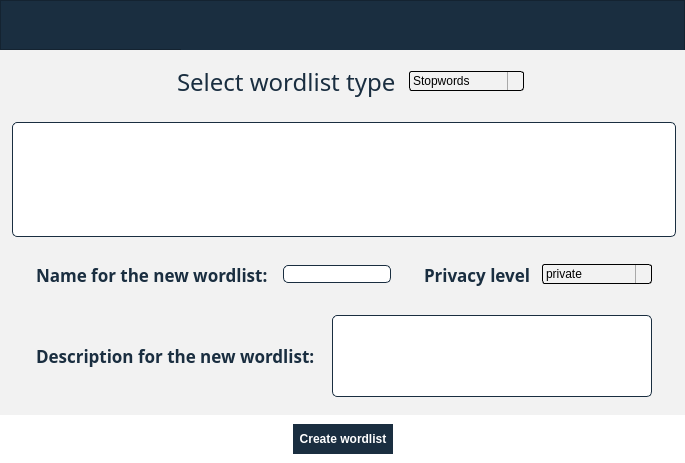
<?xml version="1.0" encoding="UTF-8"?>
<ui version="4.0">
 <class>Dialog</class>
 <widget class="QDialog" name="Dialog">
  <property name="geometry">
   <rect>
    <x>0</x>
    <y>0</y>
    <width>685</width>
    <height>463</height>
   </rect>
  </property>
  <property name="windowTitle">
   <string>Dialog</string>
  </property>
  <layout class="QVBoxLayout" name="verticalLayout_2">
   <property name="spacing">
    <number>0</number>
   </property>
   <property name="leftMargin">
    <number>0</number>
   </property>
   <property name="topMargin">
    <number>0</number>
   </property>
   <property name="rightMargin">
    <number>0</number>
   </property>
   <property name="bottomMargin">
    <number>0</number>
   </property>
   <item>
    <widget class="QFrame" name="background">
     <property name="styleSheet">
      <string notr="true">/* Tooltip */
QToolTip {
	color: #ffffff;
	background-color: #8FA4BF;
	border: 1px solid #1A2E40;
	background-image: none;
	background-position: left center;
    background-repeat: no-repeat;
	border: none;
	border-left: 2px solid #1A2E40;
	text-align: left;
	padding-left: 8px;
	margin: 0px;
}

/* Left Menu and title*/
#frame_top {	
	background-color: #1A2E40;
}

#frame_top_bar_right {	
	background-color: #1A2E40;
}

#frame_top_bar_left {	
	background-color: #1A2E40;
}


#frame_left_top_bar {
	background-color: transparent;
}

#frame_right_top_bar {
	background-color: transparent;
}

#frame_content{	
	background-color: #FFFFFF;
}



</string>
     </property>
     <property name="frameShape">
      <enum>QFrame::NoFrame</enum>
     </property>
     <property name="frameShadow">
      <enum>QFrame::Raised</enum>
     </property>
     <layout class="QVBoxLayout" name="verticalLayout_24">
      <property name="spacing">
       <number>0</number>
      </property>
      <property name="leftMargin">
       <number>0</number>
      </property>
      <property name="topMargin">
       <number>0</number>
      </property>
      <property name="rightMargin">
       <number>0</number>
      </property>
      <property name="bottomMargin">
       <number>0</number>
      </property>
      <item>
       <widget class="QFrame" name="frame_top">
        <property name="minimumSize">
         <size>
          <width>0</width>
          <height>50</height>
         </size>
        </property>
        <property name="maximumSize">
         <size>
          <width>16777215</width>
          <height>50</height>
         </size>
        </property>
        <property name="frameShape">
         <enum>QFrame::StyledPanel</enum>
        </property>
        <property name="frameShadow">
         <enum>QFrame::Raised</enum>
        </property>
        <layout class="QHBoxLayout" name="horizontalLayout_29">
         <property name="spacing">
          <number>0</number>
         </property>
         <property name="leftMargin">
          <number>0</number>
         </property>
         <property name="topMargin">
          <number>0</number>
         </property>
         <property name="rightMargin">
          <number>0</number>
         </property>
         <property name="bottomMargin">
          <number>0</number>
         </property>
         <item>
          <widget class="QFrame" name="frame_top_bar_left">
           <property name="minimumSize">
            <size>
             <width>180</width>
             <height>0</height>
            </size>
           </property>
           <property name="maximumSize">
            <size>
             <width>180</width>
             <height>16777215</height>
            </size>
           </property>
           <property name="frameShape">
            <enum>QFrame::NoFrame</enum>
           </property>
           <property name="frameShadow">
            <enum>QFrame::Raised</enum>
           </property>
           <layout class="QVBoxLayout" name="verticalLayout_6">
            <property name="spacing">
             <number>0</number>
            </property>
            <property name="leftMargin">
             <number>0</number>
            </property>
            <property name="topMargin">
             <number>0</number>
            </property>
            <property name="rightMargin">
             <number>0</number>
            </property>
            <property name="bottomMargin">
             <number>0</number>
            </property>
            <item>
             <widget class="QFrame" name="title_frame">
              <property name="minimumSize">
               <size>
                <width>0</width>
                <height>50</height>
               </size>
              </property>
              <property name="maximumSize">
               <size>
                <width>16777215</width>
                <height>50</height>
               </size>
              </property>
              <property name="frameShape">
               <enum>QFrame::NoFrame</enum>
              </property>
              <property name="frameShadow">
               <enum>QFrame::Raised</enum>
              </property>
              <layout class="QHBoxLayout" name="horizontalLayout_14">
               <property name="spacing">
                <number>0</number>
               </property>
               <property name="leftMargin">
                <number>0</number>
               </property>
               <property name="topMargin">
                <number>0</number>
               </property>
               <property name="rightMargin">
                <number>0</number>
               </property>
               <property name="bottomMargin">
                <number>0</number>
               </property>
               <item>
                <widget class="QLabel" name="label_logo_2">
                 <property name="text">
                  <string/>
                 </property>
                </widget>
               </item>
               <item>
                <widget class="QLabel" name="label_title_2">
                 <property name="text">
                  <string/>
                 </property>
                </widget>
               </item>
              </layout>
             </widget>
            </item>
           </layout>
          </widget>
         </item>
         <item>
          <widget class="QFrame" name="frame_top_bar_right">
           <property name="minimumSize">
            <size>
             <width>0</width>
             <height>50</height>
            </size>
           </property>
           <property name="maximumSize">
            <size>
             <width>16777215</width>
             <height>50</height>
            </size>
           </property>
           <property name="frameShape">
            <enum>QFrame::NoFrame</enum>
           </property>
           <property name="frameShadow">
            <enum>QFrame::Raised</enum>
           </property>
           <layout class="QHBoxLayout" name="horizontalLayout_18">
            <property name="spacing">
             <number>-1</number>
            </property>
            <property name="leftMargin">
             <number>12</number>
            </property>
            <property name="topMargin">
             <number>12</number>
            </property>
            <property name="rightMargin">
             <number>12</number>
            </property>
            <property name="bottomMargin">
             <number>12</number>
            </property>
            <item>
             <widget class="QFrame" name="frame_left_top_bar">
              <property name="minimumSize">
               <size>
                <width>0</width>
                <height>50</height>
               </size>
              </property>
              <property name="maximumSize">
               <size>
                <width>16777215</width>
                <height>50</height>
               </size>
              </property>
              <property name="frameShape">
               <enum>QFrame::StyledPanel</enum>
              </property>
              <property name="frameShadow">
               <enum>QFrame::Raised</enum>
              </property>
             </widget>
            </item>
            <item>
             <widget class="QFrame" name="frame_right_top_bar">
              <property name="minimumSize">
               <size>
                <width>0</width>
                <height>50</height>
               </size>
              </property>
              <property name="maximumSize">
               <size>
                <width>16777215</width>
                <height>50</height>
               </size>
              </property>
              <property name="frameShape">
               <enum>QFrame::StyledPanel</enum>
              </property>
              <property name="frameShadow">
               <enum>QFrame::Raised</enum>
              </property>
             </widget>
            </item>
           </layout>
          </widget>
         </item>
        </layout>
       </widget>
      </item>
      <item>
       <widget class="QFrame" name="frame_content">
        <property name="frameShape">
         <enum>QFrame::NoFrame</enum>
        </property>
        <property name="frameShadow">
         <enum>QFrame::Raised</enum>
        </property>
        <layout class="QVBoxLayout" name="verticalLayout">
         <property name="spacing">
          <number>0</number>
         </property>
         <property name="leftMargin">
          <number>0</number>
         </property>
         <property name="topMargin">
          <number>0</number>
         </property>
         <property name="rightMargin">
          <number>0</number>
         </property>
         <property name="bottomMargin">
          <number>0</number>
         </property>
         <item>
          <widget class="QFrame" name="frame_upper_top">
           <property name="maximumSize">
            <size>
             <width>16777215</width>
             <height>80</height>
            </size>
           </property>
           <property name="styleSheet">
            <string notr="true">background-color: #F2F2F2;
border:none;</string>
           </property>
           <property name="frameShape">
            <enum>QFrame::StyledPanel</enum>
           </property>
           <property name="frameShadow">
            <enum>QFrame::Raised</enum>
           </property>
           <layout class="QHBoxLayout" name="horizontalLayout_10">
            <item>
             <spacer name="horizontalSpacer">
              <property name="orientation">
               <enum>Qt::Horizontal</enum>
              </property>
              <property name="sizeHint" stdset="0">
               <size>
                <width>40</width>
                <height>20</height>
               </size>
              </property>
             </spacer>
            </item>
            <item>
             <widget class="QLabel" name="label_fields_to_include_6">
              <property name="sizePolicy">
               <sizepolicy hsizetype="Expanding" vsizetype="Fixed">
                <horstretch>0</horstretch>
                <verstretch>0</verstretch>
               </sizepolicy>
              </property>
              <property name="minimumSize">
               <size>
                <width>0</width>
                <height>45</height>
               </size>
              </property>
              <property name="maximumSize">
               <size>
                <width>300</width>
                <height>45</height>
               </size>
              </property>
              <property name="font">
               <font>
                <family>Avenir</family>
                <pointsize>18</pointsize>
                <weight>10</weight>
                <italic>false</italic>
                <bold>false</bold>
               </font>
              </property>
              <property name="styleSheet">
               <string notr="true">color:#1A2E40;
font: 87 18pt &quot;Avenir&quot;;
padding-left: 10px;</string>
              </property>
              <property name="text">
               <string>Select wordlist type</string>
              </property>
             </widget>
            </item>
            <item>
             <widget class="QComboBox" name="comboBox_wordlst_type">
              <property name="styleSheet">
               <string notr="true">/*COMBO BOX*/
QComboBox {
    border: 1px solid black;
    border-radius: 3px;
    padding: 1px 18px 1px 3px;
    min-width: 6em;
    background-color:#F2F2F2;
	color:black;
}


QComboBox:on { /* shift the text when the popup opens */
    padding-top: 3px;
    padding-left: 4px;
}

QComboBox::drop-down {
    subcontrol-origin: padding;
    subcontrol-position: top right;
    width: 15px;

    border-left-width: 1px;
    border-left-color: darkgray;
    border-left-style: solid; /* just a single line */
    border-top-right-radius: 3px; /* same radius as the QComboBox */
    border-bottom-right-radius: 3px;
}

</string>
              </property>
              <item>
               <property name="text">
                <string>Stopwords</string>
               </property>
              </item>
              <item>
               <property name="text">
                <string>Equivalences</string>
               </property>
              </item>
              <item>
               <property name="text">
                <string>Keywords</string>
               </property>
              </item>
             </widget>
            </item>
            <item>
             <spacer name="horizontalSpacer_2">
              <property name="orientation">
               <enum>Qt::Horizontal</enum>
              </property>
              <property name="sizeHint" stdset="0">
               <size>
                <width>40</width>
                <height>20</height>
               </size>
              </property>
             </spacer>
            </item>
           </layout>
          </widget>
         </item>
         <item>
          <widget class="QFrame" name="frame_4">
           <property name="styleSheet">
            <string notr="true">background-color: #F2F2F2;
border:none;
</string>
           </property>
           <property name="frameShape">
            <enum>QFrame::StyledPanel</enum>
           </property>
           <property name="frameShadow">
            <enum>QFrame::Raised</enum>
           </property>
           <layout class="QHBoxLayout" name="horizontalLayout_2">
            <property name="spacing">
             <number>0</number>
            </property>
            <property name="leftMargin">
             <number>0</number>
            </property>
            <property name="topMargin">
             <number>0</number>
            </property>
            <property name="rightMargin">
             <number>0</number>
            </property>
            <property name="bottomMargin">
             <number>0</number>
            </property>
            <item>
             <widget class="QFrame" name="frame_3">
              <property name="styleSheet">
               <string notr="true">background-color: #F2F2F2;
border:none;
</string>
              </property>
              <property name="frameShape">
               <enum>QFrame::StyledPanel</enum>
              </property>
              <property name="frameShadow">
               <enum>QFrame::Raised</enum>
              </property>
              <layout class="QVBoxLayout" name="verticalLayout_3">
               <property name="leftMargin">
                <number>12</number>
               </property>
               <item>
                <widget class="QTextEdit" name="textEdit_wordlst">
                 <property name="styleSheet">
                  <string notr="true">QTextEdit {	
	background-color: #FFFFFF;
	font: 87 italic 12pt &quot;Avenir&quot;;
	border-radius: 5px;
	border: 1px solid #1A2E40;
	color:black;
}</string>
                 </property>
                </widget>
               </item>
               <item>
                <widget class="QFrame" name="frame">
                 <property name="styleSheet">
                  <string notr="true">background-color: #F2F2F2;
border:none;</string>
                 </property>
                 <property name="frameShape">
                  <enum>QFrame::StyledPanel</enum>
                 </property>
                 <property name="frameShadow">
                  <enum>QFrame::Raised</enum>
                 </property>
                 <layout class="QVBoxLayout" name="verticalLayout_4">
                  <property name="spacing">
                   <number>0</number>
                  </property>
                  <property name="leftMargin">
                   <number>0</number>
                  </property>
                  <property name="topMargin">
                   <number>0</number>
                  </property>
                  <property name="rightMargin">
                   <number>0</number>
                  </property>
                  <property name="bottomMargin">
                   <number>0</number>
                  </property>
                  <item>
                   <widget class="QFrame" name="frame_2">
                    <property name="styleSheet">
                     <string notr="true">background-color: #F2F2F2;
border:none;</string>
                    </property>
                    <property name="frameShape">
                     <enum>QFrame::StyledPanel</enum>
                    </property>
                    <property name="frameShadow">
                     <enum>QFrame::Raised</enum>
                    </property>
                    <layout class="QHBoxLayout" name="horizontalLayout">
                     <property name="spacing">
                      <number>0</number>
                     </property>
                     <property name="leftMargin">
                      <number>0</number>
                     </property>
                     <property name="topMargin">
                      <number>0</number>
                     </property>
                     <property name="rightMargin">
                      <number>0</number>
                     </property>
                     <property name="bottomMargin">
                      <number>0</number>
                     </property>
                     <item>
                      <widget class="QFrame" name="frame_select_options_name">
                       <property name="sizePolicy">
                        <sizepolicy hsizetype="Preferred" vsizetype="Fixed">
                         <horstretch>0</horstretch>
                         <verstretch>0</verstretch>
                        </sizepolicy>
                       </property>
                       <property name="styleSheet">
                        <string notr="true">background-color: #F2F2F2;</string>
                       </property>
                       <property name="frameShape">
                        <enum>QFrame::NoFrame</enum>
                       </property>
                       <property name="frameShadow">
                        <enum>QFrame::Raised</enum>
                       </property>
                       <layout class="QHBoxLayout" name="horizontalLayout_23">
                        <item>
                         <widget class="QLabel" name="label_10">
                          <property name="sizePolicy">
                           <sizepolicy hsizetype="Fixed" vsizetype="Fixed">
                            <horstretch>0</horstretch>
                            <verstretch>0</verstretch>
                           </sizepolicy>
                          </property>
                          <property name="minimumSize">
                           <size>
                            <width>0</width>
                            <height>45</height>
                           </size>
                          </property>
                          <property name="font">
                           <font>
                            <family>Avenir</family>
                            <pointsize>13</pointsize>
                            <weight>75</weight>
                            <italic>false</italic>
                            <bold>true</bold>
                           </font>
                          </property>
                          <property name="styleSheet">
                           <string notr="true">padding-left: 10px;
font: 87 13pt &quot;Avenir&quot;;
color:#1A2E40;
font-weight: bold;
</string>
                          </property>
                          <property name="text">
                           <string>Name for the new wordlist: </string>
                          </property>
                         </widget>
                        </item>
                        <item>
                         <widget class="QLineEdit" name="lineEdit_wordlst_name">
                          <property name="sizePolicy">
                           <sizepolicy hsizetype="Preferred" vsizetype="Fixed">
                            <horstretch>0</horstretch>
                            <verstretch>0</verstretch>
                           </sizepolicy>
                          </property>
                          <property name="styleSheet">
                           <string notr="true">QLineEdit {	
	background-color: #FFFFFF;
	font: 87 italic 12pt &quot;Avenir&quot;;
	border-radius: 5px;
	border: 1px solid #1A2E40;
	color:black;
}</string>
                          </property>
                          <property name="readOnly">
                           <bool>false</bool>
                          </property>
                         </widget>
                        </item>
                       </layout>
                      </widget>
                     </item>
                     <item>
                      <widget class="QFrame" name="frame_select_options_privacy">
                       <property name="sizePolicy">
                        <sizepolicy hsizetype="Preferred" vsizetype="Fixed">
                         <horstretch>0</horstretch>
                         <verstretch>0</verstretch>
                        </sizepolicy>
                       </property>
                       <property name="styleSheet">
                        <string notr="true">background-color: #F2F2F2;</string>
                       </property>
                       <property name="frameShape">
                        <enum>QFrame::NoFrame</enum>
                       </property>
                       <property name="frameShadow">
                        <enum>QFrame::Raised</enum>
                       </property>
                       <layout class="QHBoxLayout" name="horizontalLayout_24">
                        <item>
                         <widget class="QLabel" name="label_11">
                          <property name="sizePolicy">
                           <sizepolicy hsizetype="Fixed" vsizetype="Fixed">
                            <horstretch>0</horstretch>
                            <verstretch>0</verstretch>
                           </sizepolicy>
                          </property>
                          <property name="minimumSize">
                           <size>
                            <width>0</width>
                            <height>45</height>
                           </size>
                          </property>
                          <property name="font">
                           <font>
                            <family>Avenir</family>
                            <pointsize>13</pointsize>
                            <weight>75</weight>
                            <italic>false</italic>
                            <bold>true</bold>
                           </font>
                          </property>
                          <property name="styleSheet">
                           <string notr="true">padding-left: 10px;
font: 87 13pt &quot;Avenir&quot;;
color:#1A2E40;
font-weight: bold;
</string>
                          </property>
                          <property name="text">
                           <string>Privacy level</string>
                          </property>
                         </widget>
                        </item>
                        <item>
                         <widget class="QComboBox" name="comboBox_privacy_level">
                          <property name="styleSheet">
                           <string notr="true">/*COMBO BOX*/
QComboBox {
    border: 1px solid black;
    border-radius: 3px;
    padding: 1px 18px 1px 3px;
    min-width: 6em;
    background-color:#F2F2F2;
	color:black;
}


QComboBox:on { /* shift the text when the popup opens */
    padding-top: 3px;
    padding-left: 4px;
}

QComboBox::drop-down {
    subcontrol-origin: padding;
    subcontrol-position: top right;
    width: 15px;

    border-left-width: 1px;
    border-left-color: darkgray;
    border-left-style: solid; /* just a single line */
    border-top-right-radius: 3px; /* same radius as the QComboBox */
    border-bottom-right-radius: 3px;
}

</string>
                          </property>
                          <item>
                           <property name="text">
                            <string>private</string>
                           </property>
                          </item>
                          <item>
                           <property name="text">
                            <string>public</string>
                           </property>
                          </item>
                         </widget>
                        </item>
                        <item>
                         <spacer name="horizontalSpacer_11">
                          <property name="orientation">
                           <enum>Qt::Horizontal</enum>
                          </property>
                          <property name="sizeType">
                           <enum>QSizePolicy::Fixed</enum>
                          </property>
                          <property name="sizeHint" stdset="0">
                           <size>
                            <width>15</width>
                            <height>20</height>
                           </size>
                          </property>
                         </spacer>
                        </item>
                       </layout>
                      </widget>
                     </item>
                    </layout>
                   </widget>
                  </item>
                  <item>
                   <widget class="QFrame" name="frame_select_options_bottom_down">
                    <property name="sizePolicy">
                     <sizepolicy hsizetype="Preferred" vsizetype="Fixed">
                      <horstretch>0</horstretch>
                      <verstretch>0</verstretch>
                     </sizepolicy>
                    </property>
                    <property name="maximumSize">
                     <size>
                      <width>16777215</width>
                      <height>100</height>
                     </size>
                    </property>
                    <property name="styleSheet">
                     <string notr="true">background-color: #F2F2F2;</string>
                    </property>
                    <property name="frameShape">
                     <enum>QFrame::NoFrame</enum>
                    </property>
                    <property name="frameShadow">
                     <enum>QFrame::Raised</enum>
                    </property>
                    <layout class="QHBoxLayout" name="horizontalLayout_17">
                     <item>
                      <widget class="QLabel" name="label_7">
                       <property name="sizePolicy">
                        <sizepolicy hsizetype="Fixed" vsizetype="Fixed">
                         <horstretch>0</horstretch>
                         <verstretch>0</verstretch>
                        </sizepolicy>
                       </property>
                       <property name="minimumSize">
                        <size>
                         <width>0</width>
                         <height>45</height>
                        </size>
                       </property>
                       <property name="font">
                        <font>
                         <family>Avenir</family>
                         <pointsize>13</pointsize>
                         <weight>75</weight>
                         <italic>false</italic>
                         <bold>true</bold>
                        </font>
                       </property>
                       <property name="styleSheet">
                        <string notr="true">padding-left: 10px;
font: 87 13pt &quot;Avenir&quot;;
color:#1A2E40;
font-weight: bold;
</string>
                       </property>
                       <property name="text">
                        <string>Description for the new wordlist:</string>
                       </property>
                      </widget>
                     </item>
                     <item>
                      <widget class="QFrame" name="frame_5">
                       <property name="frameShape">
                        <enum>QFrame::StyledPanel</enum>
                       </property>
                       <property name="frameShadow">
                        <enum>QFrame::Raised</enum>
                       </property>
                      </widget>
                     </item>
                     <item>
                      <widget class="QTextEdit" name="textEdit_wordlst_description">
                       <property name="styleSheet">
                        <string notr="true">QTextEdit {	
	background-color: #FFFFFF;
	font: 87 italic 12pt &quot;Avenir&quot;;
	border-radius: 5px;
	border: 1px solid #1A2E40;
	color:black;
}</string>
                       </property>
                      </widget>
                     </item>
                     <item>
                      <spacer name="horizontalSpacer_5">
                       <property name="orientation">
                        <enum>Qt::Horizontal</enum>
                       </property>
                       <property name="sizeType">
                        <enum>QSizePolicy::Fixed</enum>
                       </property>
                       <property name="sizeHint" stdset="0">
                        <size>
                         <width>15</width>
                         <height>20</height>
                        </size>
                       </property>
                      </spacer>
                     </item>
                    </layout>
                   </widget>
                  </item>
                  <item>
                   <widget class="QFrame" name="frame_7">
                    <property name="frameShape">
                     <enum>QFrame::StyledPanel</enum>
                    </property>
                    <property name="frameShadow">
                     <enum>QFrame::Raised</enum>
                    </property>
                   </widget>
                  </item>
                 </layout>
                </widget>
               </item>
              </layout>
             </widget>
            </item>
           </layout>
          </widget>
         </item>
         <item>
          <widget class="QFrame" name="frame_bottom_download_corpus">
           <property name="sizePolicy">
            <sizepolicy hsizetype="Preferred" vsizetype="Fixed">
             <horstretch>0</horstretch>
             <verstretch>0</verstretch>
            </sizepolicy>
           </property>
           <property name="maximumSize">
            <size>
             <width>16777215</width>
             <height>60</height>
            </size>
           </property>
           <property name="styleSheet">
            <string notr="true">border:none;</string>
           </property>
           <property name="frameShape">
            <enum>QFrame::StyledPanel</enum>
           </property>
           <property name="frameShadow">
            <enum>QFrame::Raised</enum>
           </property>
           <layout class="QHBoxLayout" name="horizontalLayout_8">
            <item>
             <spacer name="horizontalSpacer_7">
              <property name="orientation">
               <enum>Qt::Horizontal</enum>
              </property>
              <property name="sizeHint" stdset="0">
               <size>
                <width>40</width>
                <height>20</height>
               </size>
              </property>
             </spacer>
            </item>
            <item>
             <widget class="QPushButton" name="pushButton_create_wordlist">
              <property name="minimumSize">
               <size>
                <width>0</width>
                <height>30</height>
               </size>
              </property>
              <property name="styleSheet">
               <string notr="true">QPushButton {
	background-color: #1A2E40;
	font: 87 13pt &quot;Avenir&quot;;
	font-weight: bold;
	color: #FFFFFF;
}
QPushButton:hover {
	background-color: #4D6F8C;
 }
QPushButton:pressed {	
	background-color: #4D6F8C;
}

</string>
              </property>
              <property name="text">
               <string>  Create wordlist  </string>
              </property>
             </widget>
            </item>
            <item>
             <spacer name="horizontalSpacer_6">
              <property name="orientation">
               <enum>Qt::Horizontal</enum>
              </property>
              <property name="sizeHint" stdset="0">
               <size>
                <width>40</width>
                <height>20</height>
               </size>
              </property>
             </spacer>
            </item>
           </layout>
          </widget>
         </item>
        </layout>
       </widget>
      </item>
     </layout>
    </widget>
   </item>
  </layout>
 </widget>
 <resources/>
 <connections/>
</ui>
